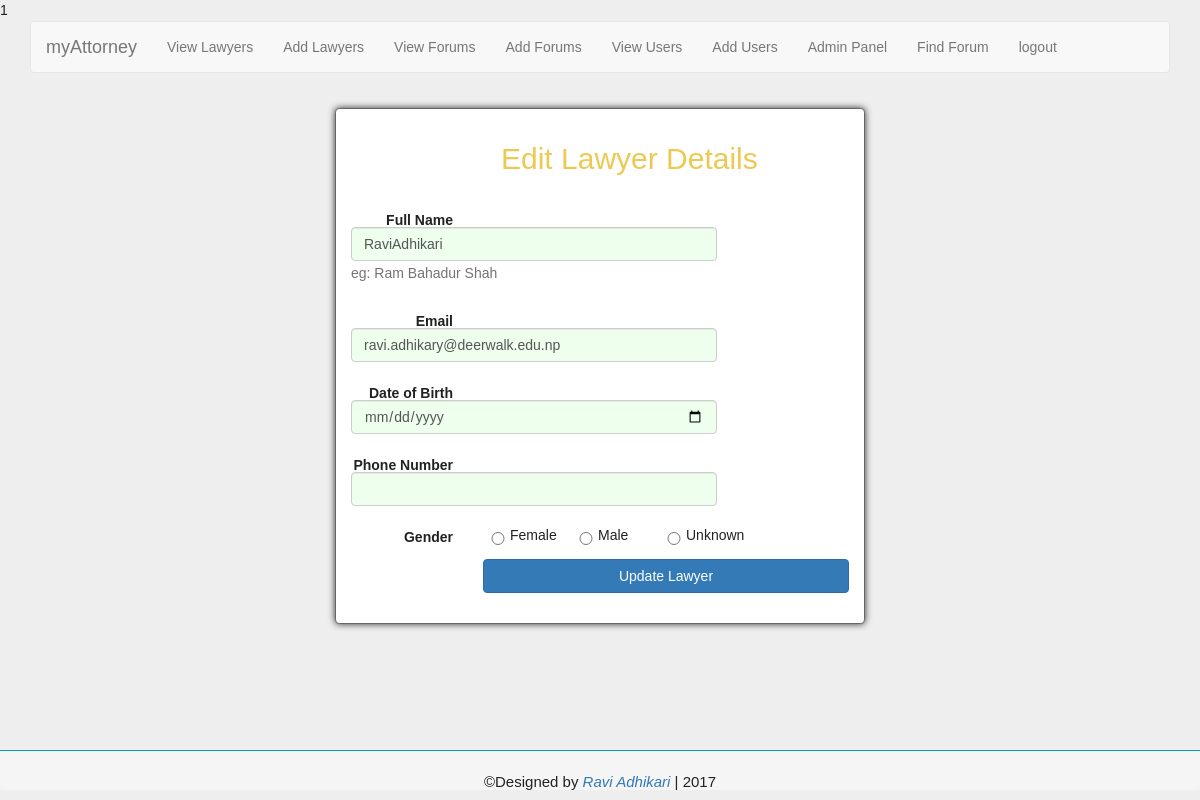
The app's page /editLawyer.php?update_id=1 (signed in), older data.
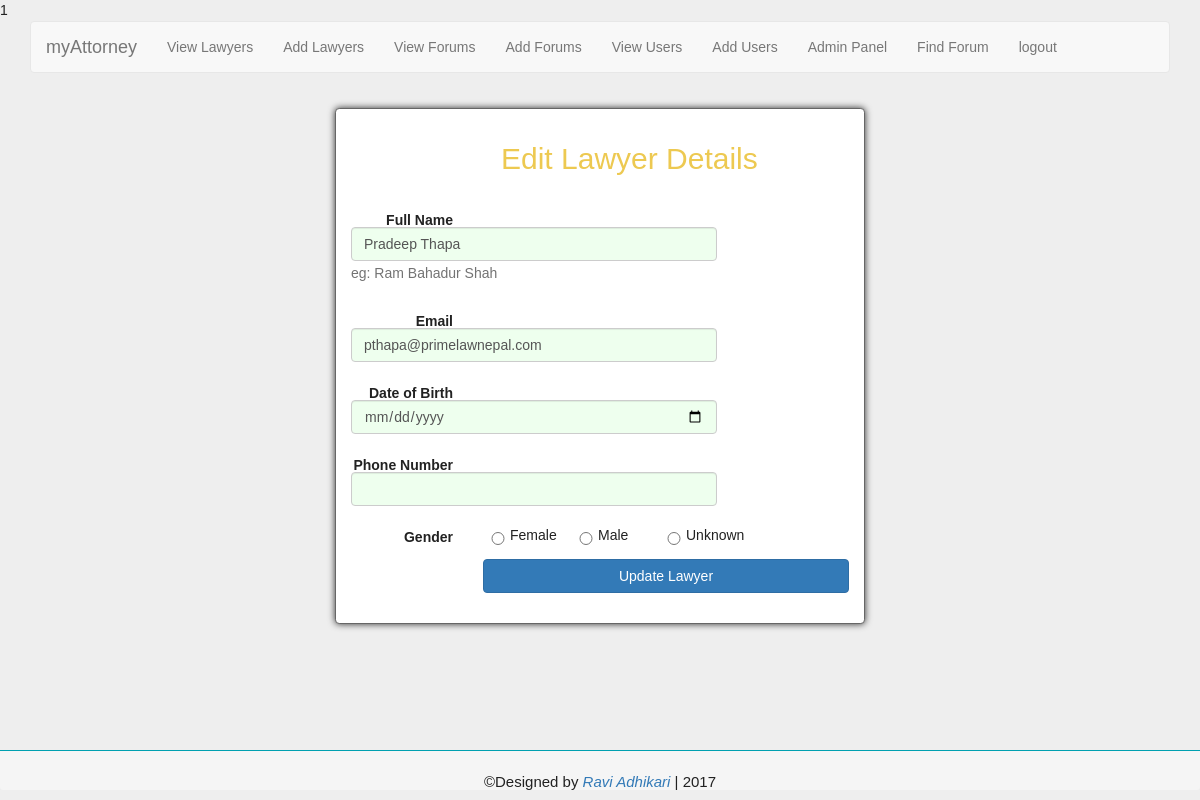
The same page, newer data.
### tables this page shows
CREATE TABLE `lawyers` (
  `id` int(11) NOT NULL AUTO_INCREMENT,
  `fullName` varchar(30) DEFAULT NULL,
  `email` varchar(50) DEFAULT NULL,
  `dob` varchar(20) DEFAULT NULL,
  `gender` varchar(10) DEFAULT NULL,
  `phone` varchar(12) DEFAULT NULL,
  PRIMARY KEY (`id`)
);

### editLawyer.php (the view, shortened to what this page needs)
<?php
    require_once 'includes/header.php';
    require_once('Database/dbconfig.php');
    $id=$_GET['update_id'];
    echo $id;
    $sql_query="SELECT * FROM lawyers WHERE id='{$id}'";
    $resultSet=$connection->query($sql_query);
    $forum_values=[];
    if($resultSet->num_rows>0) {
        while ($row=$resultSet->fetch_assoc()) {
            $id=$row['id'];
            $email=$row['email'];
            $name=$row['fullName'];
            $dob=$row['dob'];
            $gender=$row['gender'];
            $forum_values['id']=$id;
            $forum_values['fullName']=$name;
            $forum_values['email']=$email;
            $forum_values['dob']=$dob;
            $forum_values['gender']=$gender;
        }
    }
?>
   <div class="container">
       <nav class="navbar navbar-default">
           <div class="container-fluid">
               <div class="navbar-header">
                   <a class="navbar-brand" href="./index.php">myAttorney</a>
               </div>
               <ul class="nav navbar-nav">
                   <li><a href="viewLawyer.php">View Lawyers</a></li>
                   <li><a href="addLawyer.php">Add Lawyers</a></li>
                   <li><a href="viewForum.php">View Forums</a></li>
                   <li><a href="addForum.php">Add Forums</a></li>
                   <li><a href="viewUser.php">View Users</a></li>
                   <li><a href="addUser.php">Add Users</a></li>
                   <li><a href="./admin.php">Admin Panel</a> </li>
                   <li><a href="findForum.php">Find Forum</a></li>
                   <li><a href="logout.php">logout</a></li>
               </ul>
           </div>
       </nav>
   </div>
    <div class="container">
        <form class="form-horizontal" role="form" method="post" action="editLawyer.php">
            <h2>Edit Lawyer Details</h2>
            <div class="form-group">
                <label for="fullName" class="col-sm-3 control-label">Full Name</label>
                <div class="col-sm-9">
                    <input type="text" name="fullName" placeholder="Full Name" class="form-control" autofocus value="<?php echo $forum_values['fullName'];?>">
                    <span class="help-block">eg: Ram Bahadur Shah</span>
                </div>
            </div>
            <div class="form-group">
                <label for="email" class="col-sm-3 control-label">Email</label>
                <div class="col-sm-9">
                    <input type="email" name="email" placeholder="Email" class="form-control" value="<?php echo $forum_values['email'];?>">
                </div>
            </div>
            <div class="form-group">
                <label for="birthDate" class="col-sm-3 control-label">Date of Birth</label>
                <div class="col-sm-9">
                    <input type="date" name="dob" class="form-control" value="<?php echo $forum_values['dob'];?>">
                </div>
            </div>
            <div class="form-group">
                <label for="phoneNumber" class="col-sm-3 control-label">Phone Number</label>
                <div class="col-sm-9">
                    <input id="phoneNumber" type="text" name="phone" class="form-control" value="<?php echo $forum_values['phone'];?>">
                </div>
            </div>
            <div class="form-group">
                <label class="control-label col-sm-3">Gender</label>
                <div class="col-sm-6">
                    <div class="row">
                        <div class="col-sm-4">
                            <label class="radio-inline">
                                <input type="radio" name="gender" value="Female">Female
                            </label>
                        </div>
                        <div class="col-sm-4">
                            <label class="radio-inline">
                                <input type="radio" name="gender" value="Male">Male
                            </label>
                        </div>
                        <div class="col-sm-4">
                            <label class="radio-inline">
                                <input type="radio" name="gender" value="Unknown">Unknown
                            </label>
                        </div>
                    </div>
                </div>
            </div>
            <div class="form-group">
                <div class="col-sm-9 col-sm-offset-3">
                    <button type="submit" class="btn btn-primary btn-block" name="updateLawyer">Update Lawyer</button>
                </div>
            </div>
        </form>
</div>
<?php require_once 'includes/footer.php' ?>

Row changes from the older to the newer data that the page shows:
changed lawyers: fullName "RaviAdhikari" → "Pradeep Thapa"; email "ravi.adhikary@deerwalk.edu.np" → "pthapa@primelawnepal.com"
